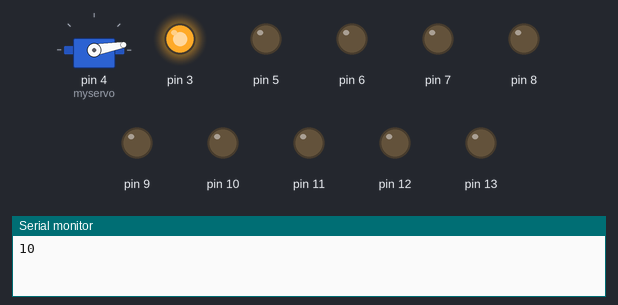
A sketch run on a simulated Arduino Uno, built with avr-gcc and run on an emulated ATmega328P. Parts: servo, output pins drawn as LEDs (lit = HIGH), the last lines printed to the serial monitor. Random numbers use the default seed unless the sketch sets one.

Above: at 0.3 s.
At 5.15 s:
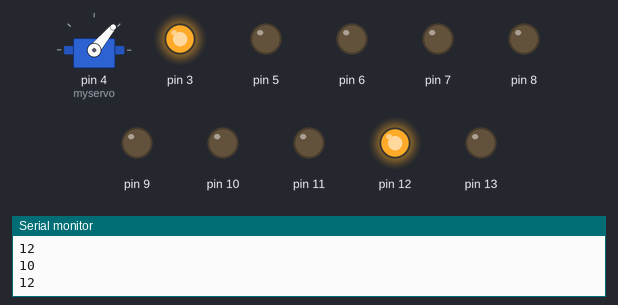
At 10.25 s:
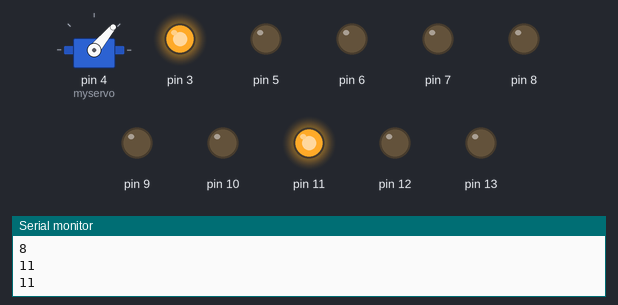
At 19.5 s:
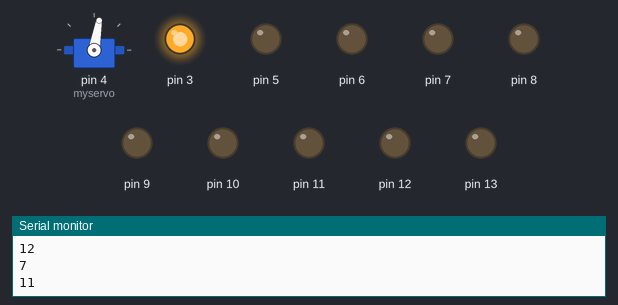
At 28.95 s:
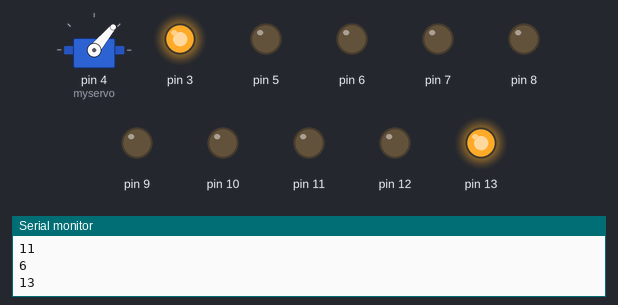
At 38.7 s:
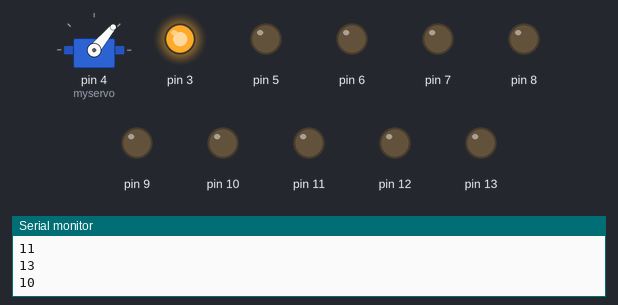
Timing chart, 0 to 40.0 s (numbered marks = the images above):
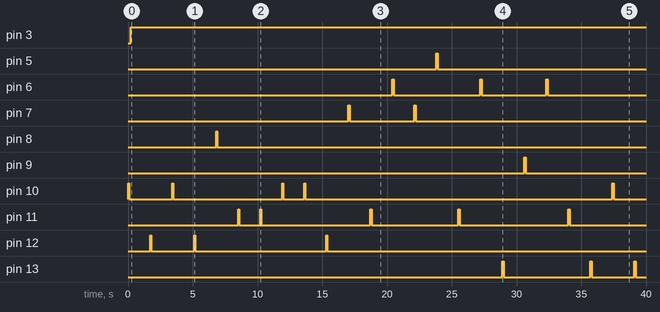

Measured:
- by itself, pin 3: LOW → HIGH at 0.20 s
- by itself, pin 5: LOW → HIGH at 23.8 s, → LOW 0.10 s later
- by itself, pin 6: goes HIGH 0.10 s, LOW 6.7 s, HIGH 0.10 s, LOW 5.0 s, HIGH 0.10 s, then LOW
- by itself, pin 7: LOW → HIGH at 17.0 s, → LOW 0.10 s later, → HIGH 5.0 s later, → LOW 0.10 s later, … (4 changes in this stretch)
- by itself, pin 8: LOW → HIGH at 6.8 s, → LOW 0.10 s later
- by itself, pin 9: LOW → HIGH at 30.6 s, → LOW 0.10 s later
- by itself, pin 10: LOW → HIGH at 0.00 s, → LOW 0.10 s later, → HIGH 3.3 s later, → LOW 0.10 s later, … (10 changes in this stretch)
- by itself, pin 11: LOW → HIGH at 8.5 s, → LOW 0.10 s later, → HIGH 1.6 s later, → LOW 0.10 s later, … (10 changes in this stretch)

The sketch:

sketch_oct02a.ino
```cpp
#include <Servo.h>
Servo myservo;
void setup() {
  // put your setup code here, to run once:
Serial.begin(9600);
pinMode(13,OUTPUT);
pinMode(12,OUTPUT);
pinMode(11,OUTPUT);
pinMode(10,OUTPUT);
pinMode(9,OUTPUT);
pinMode(8,OUTPUT);
pinMode(7,OUTPUT);
pinMode(6,OUTPUT);
pinMode(5,OUTPUT);

pinMode(3,OUTPUT);

myservo.attach(4);


randomSeed(analogRead(0));
}

void loop() {
  // put your main code here, to run repeatedly:

int randomNumber=random(5,14);
Serial.print(randomNumber);
Serial.print("\n");

digitalWrite(randomNumber,HIGH);
delay(100);
digitalWrite(randomNumber,LOW);
delay(100);

digitalWrite(3,HIGH);
myservo.write(10);
delay(500);
myservo.write(80);
delay(500);
myservo.write(50);
delay(500);

}
```
